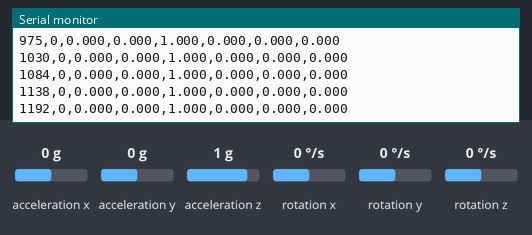
The sketch below on a simulated Arduino Uno, built with avr-gcc and run on an emulated ATmega328P. Parts: the last lines printed to the serial monitor. Inputs (shaded band) come from the test bench; at power-on: acceleration x 0 g, acceleration y 0 g, acceleration z 1 g, rotation x 0 °/s, rotation y 0 °/s, rotation z 0 °/s.

Above: at 1.2 s.
1.3 s: acceleration x set to -1.4 g
At 1.31 s:
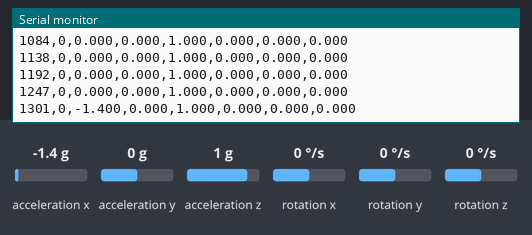
2.8 s: acceleration y set to -1.4 g
At 2.83 s:
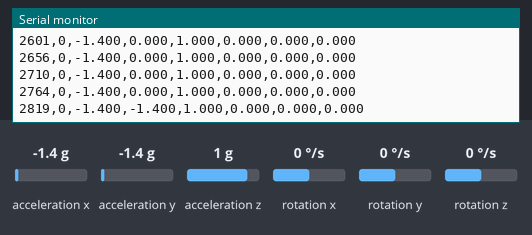
4.3 s: acceleration z set to -1.4 g
At 4.35 s:
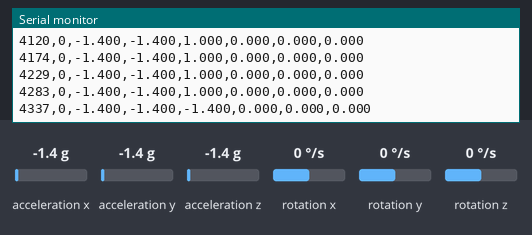
5.8 s: rotation x set to -192 °/s
At 5.81 s:
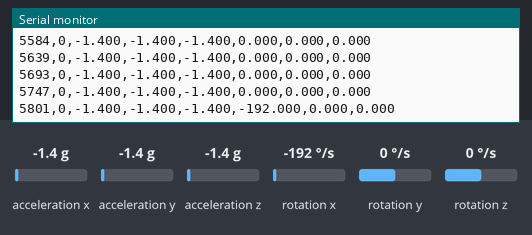
7.3 s: rotation y set to -192 °/s
At 7.34 s:
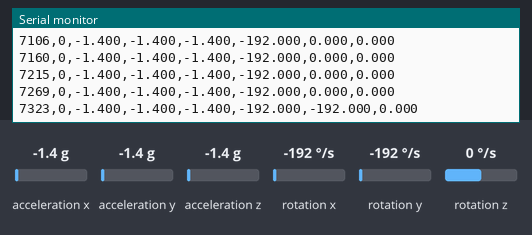
8.8 s: rotation z set to -192 °/s
At 8.81 s:
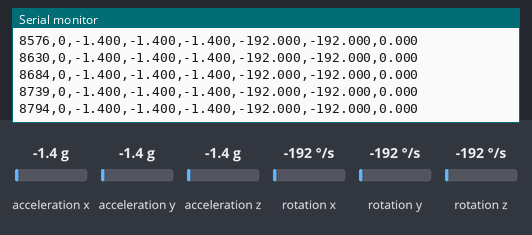
Timing chart, 0 to 11.8 s (numbered marks = the images above; inputs shaded):
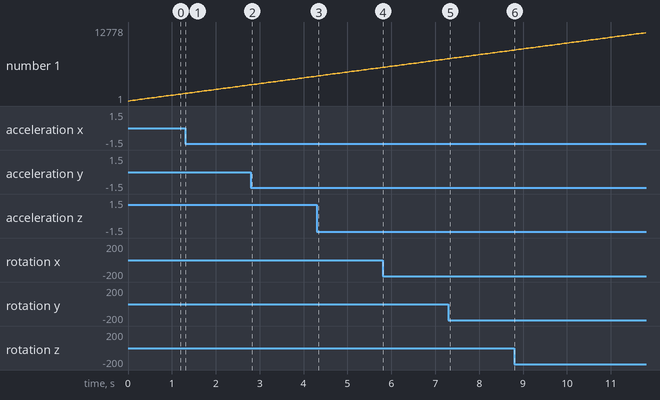

Measured:
- after the input at 1.3 s, the serial monitor: prints a new line at once (image 1)

The sketch:

01_xiao_imu_test.ino
```cpp
// Phase 1 — XIAO onboard IMU test (LSM6DS3TR-C)
//
// Reads the XIAO nRF52840 Sense's onboard 6-DOF IMU over its internal I2C bus
// and streams raw accelerometer + gyroscope values to serial as CSV. This is
// the "hand reference" sensor — every finger's relative orientation is measured
// against it, so it has to be proven trustworthy first.
//
// Library: Seeed_Arduino_LSM6DS3
//   https://github.com/Seeed-Studio/Seeed_Arduino_LSM6DS3
//
// I2C address: the onboard IMU answers at 0x6A (NOT 0x68). 0x68 is the address
// the external MPU-6050 finger sensors use — don't confuse the two.
//
// Line format (project serial contract, raw variant — see tools/README.md):
//   millis,sensor_id,aX,aY,aZ,gX,gY,gZ    accel in g, gyro in deg/s
// sensor_id 0 = hand (onboard XIAO). The timestamp matters later: Madgwick
// needs a real dt, and loop-rate claims can only be verified from logs.

#include <Wire.h>
#include "LSM6DS3.h"

// I2C_MODE = talk over I2C (as opposed to SPI); 0x6A = onboard IMU address.
LSM6DS3 myIMU(I2C_MODE, 0x6A);

void setup() {
  Serial.begin(115200);
  // Wait for the USB serial monitor to attach. BENCH-TEST ONLY: on battery with
  // no USB host this blocks forever — never copy this line into glove firmware.
  while (!Serial);

  // begin() returns 0 on success. Non-zero => the chip didn't answer on I2C.
  if (myIMU.begin() != 0) {
    Serial.println("IMU initialization failed!");
    while (1);  // halt — nothing downstream works without the IMU
  }

  Serial.println("IMU initialized");
  Serial.println("millis,sensor_id,aX,aY,aZ,gX,gY,gZ");  // CSV header for the plotter/parser
}

void loop() {
  // Accelerometer, in g
  float aX = myIMU.readFloatAccelX();
  float aY = myIMU.readFloatAccelY();
  float aZ = myIMU.readFloatAccelZ();

  // Gyroscope, in degrees/second
  float gX = myIMU.readFloatGyroX();
  float gY = myIMU.readFloatGyroY();
  float gZ = myIMU.readFloatGyroZ();

  Serial.print(millis());   // timestamp — real dt for later fusion + rate checks
  Serial.print(",0,");      // sensor_id 0 = hand (onboard XIAO)
  Serial.print(aX, 3);
  Serial.print(",");
  Serial.print(aY, 3);
  Serial.print(",");
  Serial.print(aZ, 3);
  Serial.print(",");
  Serial.print(gX, 3);
  Serial.print(",");
  Serial.print(gY, 3);
  Serial.print(",");
  Serial.println(gZ, 3);

  delay(50);  // ~20 Hz for eyeballing; the real fused loop targets 100 Hz later
}
```
